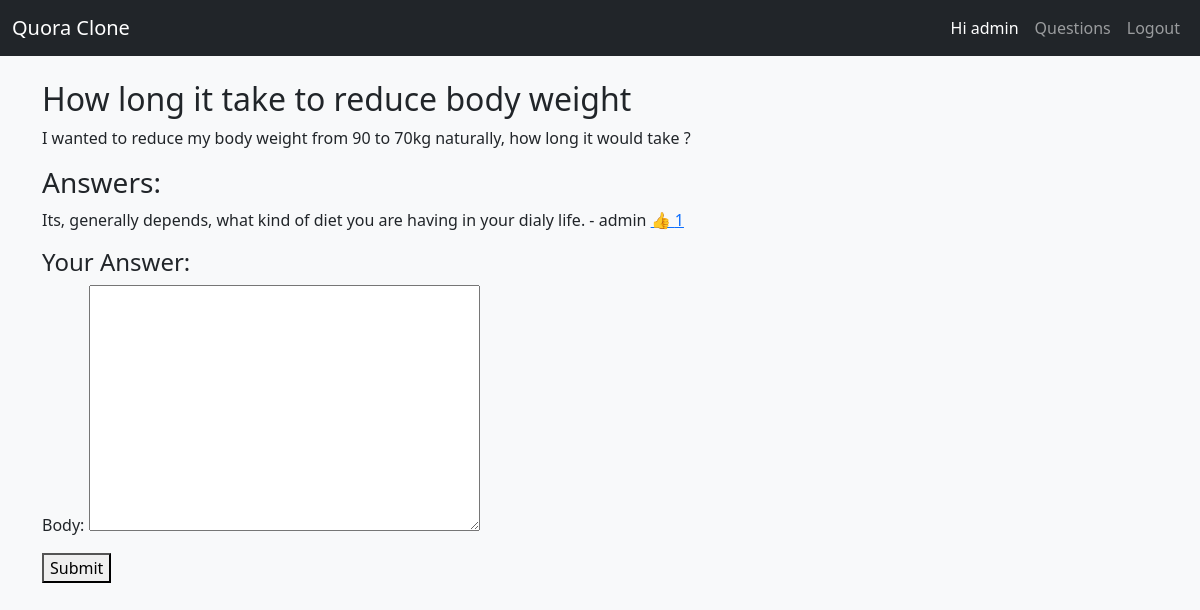
The app's page /question/1/ (signed in) with its own data.
### core/models.py (models this page shows, shortened)
class Question(models.Model):
    user = models.ForeignKey(User, on_delete=models.CASCADE)
    title = models.CharField(max_length=255)
    body = models.TextField()
    created_at = models.DateTimeField(auto_now_add=True)

class Answer(models.Model):
    user = models.ForeignKey(User, on_delete=models.CASCADE)
    question = models.ForeignKey(Question, on_delete=models.CASCADE, related_name='answers')
    body = models.TextField()
    created_at = models.DateTimeField(auto_now_add=True)
    likes = models.ManyToManyField(User, related_name="liked_answers", blank=True)
    def total_likes(self):
        return self.likes.count()

### core/views.py (the view)
# urls.py: path('question/<int:pk>/', views.question_detail, name='question_detail'),
@login_required
def question_detail(request, pk):
    question = get_object_or_404(Question, pk=pk)
    answers = question.answers.all()
    form = AnswerForm(request.POST or None)
    if form.is_valid():
        answer = form.save(commit=False)
        answer.user = request.user
        answer.question = question
        answer.save()
        return redirect('question_detail', pk=pk)
    return render(request, 'question_detail.html', {'question': question, 'answers': answers, 'form': form})

### core/forms.py
class AnswerForm(forms.ModelForm):
    class Meta:
        model = Answer
        fields = ['body']

### core/templates/question_detail.html
{% extends 'base.html' %}
{% block content %}
<h2>{{ question.title }}</h2>
<p>{{ question.body }}</p>
<h3>Answers:</h3>
{% for a in answers %}
  <p>{{ a.body }} - {{ a.user.username }}
     <a href="{% url 'like_answer' a.pk %}">👍 {{ a.total_likes }}</a>
  </p>
{% endfor %}
<h4>Your Answer:</h4>
<form method="post">{% csrf_token %}
  {{ form.as_p }}
  <button type="submit">Submit</button>
</form>
{% endblock %}

### core/templates/base.html (shortened to what this page needs)
<!DOCTYPE html>
<html lang="en">
<head>
    <link href="https://cdn.jsdelivr.net/npm/bootstrap@5.3.3/dist/css/bootstrap.min.css" rel="stylesheet">
</head>
<body class="bg-light">
<nav class="navbar navbar-expand-lg navbar-dark bg-dark mb-4">
  <div class="container-fluid">
    <a class="navbar-brand" href="#">Quora Clone</a>
    <div class="collapse navbar-collapse">
      <ul class="navbar-nav ms-auto">
        {% if user.is_authenticated %}
          <li class="nav-item">
            <span class="nav-link text-white">Hi {{ user.username }}</span>
          </li>
          <li class="nav-item">
            <a class="nav-link" href="{% url 'questions' %}">Questions</a>
          </li>
          <li class="nav-item">
            <a class="nav-link" href="{% url 'logout' %}">Logout</a>
          </li>
        {% endif %}
      </ul>
    </div>
  </div>
</nav>
<div class="container">
    {% block content %}
    {% endblock %}
</div>
</body>
</html>

### records on screen
Question: title "How long it take to reduce body weight", body "I wanted to reduce my body weight from 90 to 70kg naturally, how long it would take ?"
Answer: body "Its, generally depends, what kind of diet you are having in your dialy life.", user.username "admin", total_likes "1"

### other values on screen
{{ user.username }} "admin"
